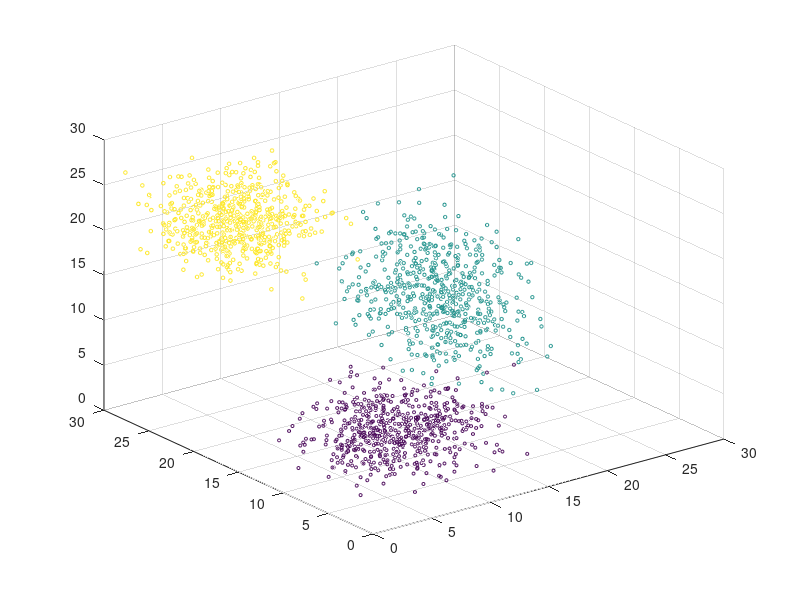

MATLAB code for this plot: (Note: this script raises an error after producing the figure.)
close all
clear all
data_pts = 600;
mu1 =[8 8 5]; Sigma1 = [10 0 0; 0 7 0; 0 0 4];
x1 = mvnrnd(mu1, Sigma1, data_pts);
mu2 = [21 20 10]; Sigma2 = [6 0 0; 0 12 0; 0 0 14];
x2 = mvnrnd(mu2, Sigma2, data_pts);
mu3 = [5 22 23]; Sigma3 = [9 0 0; 0 8 0; 0 0 5];
x3 = mvnrnd(mu3, Sigma3, data_pts);
train_labels = [5*ones(data_pts,1); 6*ones(data_pts,1); 7*ones(data_pts,1)];
X = [x1;x2;x3];
U=X;

scatter3(U(:,1), U(:,2), U(:,3),train_labels,train_labels)
axis([0 30 0 30 0 30])
%saveas(gcf,'plot\1.jpeg')

tau=0.05;
beta=2;
eps=0.01;
pause(1)
for i=1:2
    D = squareform(pdist(U,@naneucdist,tau,beta,eps));
    A = diag(1+2*sum(D,2)) - 2*D;
    U = A\X;
    scatter3(U(:,1), U(:,2), U(:,3),train_labels,train_labels)
    axis([0 30 0 30 0 30])
    pause(1)
    %saveas(gcf,['plot\' int2str(i+1) '.jpeg'])
end